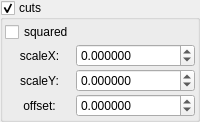
    <widget class="MyGroupBox" name="groupCheck_transf_function_enabledC_false">
     <property name="title">
      <string>cuts&amp;</string>
     </property>
     <property name="checkable">
      <bool>true</bool>
     </property>
     <layout class="QVBoxLayout" name="verticalLayout_10" stretch="0">
      <property name="spacing">
       <number>2</number>
      </property>
      <property name="leftMargin">
       <number>2</number>
      </property>
      <property name="topMargin">
       <number>2</number>
      </property>
      <property name="rightMargin">
       <number>2</number>
      </property>
      <property name="bottomMargin">
       <number>2</number>
      </property>
      <item>
       <layout class="QGridLayout" name="gridLayout_28" columnstretch="0,1">
        <item row="2" column="0">
         <widget class="QLabel" name="label_62">
          <property name="text">
           <string notr="true">scaleY:</string>
          </property>
          <property name="alignment">
           <set>Qt::AlignCenter</set>
          </property>
         </widget>
        </item>
        <item row="0" column="0">
         <widget class="MyCheckBox" name="checkBox_transf_function_enabledN_false">
          <property name="text">
           <string notr="true">squared</string>
          </property>
         </widget>
        </item>
        <item row="2" column="1">
         <widget class="MyDoubleSpinBox" name="spinbox_transf_scaleD_1">
          <property name="sizePolicy">
           <sizepolicy hsizetype="Minimum" vsizetype="Maximum">
            <horstretch>0</horstretch>
            <verstretch>0</verstretch>
           </sizepolicy>
          </property>
          <property name="prefix">
           <string/>
          </property>
          <property name="suffix">
           <string/>
          </property>
          <property name="decimals">
           <number>6</number>
          </property>
          <property name="minimum">
           <double>-99.000000000000000</double>
          </property>
          <property name="maximum">
           <double>99.000000000000000</double>
          </property>
          <property name="singleStep">
           <double>0.100000000000000</double>
          </property>
         </widget>
        </item>
        <item row="3" column="1">
         <widget class="MyDoubleSpinBox" name="spinbox_transf_offsetA_1">
          <property name="enabled">
           <bool>true</bool>
          </property>
          <property name="sizePolicy">
           <sizepolicy hsizetype="Minimum" vsizetype="Maximum">
            <horstretch>0</horstretch>
            <verstretch>0</verstretch>
           </sizepolicy>
          </property>
          <property name="font">
           <font>
            <weight>50</weight>
            <bold>false</bold>
           </font>
          </property>
          <property name="prefix">
           <string/>
          </property>
          <property name="suffix">
           <string/>
          </property>
          <property name="decimals">
           <number>6</number>
          </property>
          <property name="minimum">
           <double>-99.000000000000000</double>
          </property>
          <property name="maximum">
           <double>99.989999999999995</double>
          </property>
          <property name="singleStep">
           <double>0.010000000000000</double>
          </property>
         </widget>
        </item>
        <item row="1" column="1">
         <widget class="MyDoubleSpinBox" name="spinbox_transf_scaleC_1">
          <property name="sizePolicy">
           <sizepolicy hsizetype="Minimum" vsizetype="Maximum">
            <horstretch>0</horstretch>
            <verstretch>0</verstretch>
           </sizepolicy>
          </property>
          <property name="prefix">
           <string/>
          </property>
          <property name="suffix">
           <string/>
          </property>
          <property name="decimals">
           <number>6</number>
          </property>
          <property name="minimum">
           <double>-99.000000000000000</double>
          </property>
          <property name="maximum">
           <double>99.000000000000000</double>
          </property>
          <property name="singleStep">
           <double>0.100000000000000</double>
          </property>
         </widget>
        </item>
        <item row="3" column="0">
         <widget class="QLabel" name="label_69">
          <property name="text">
           <string notr="true">offset:</string>
          </property>
          <property name="alignment">
           <set>Qt::AlignCenter</set>
          </property>
         </widget>
        </item>
        <item row="1" column="0">
         <widget class="QLabel" name="label_72">
          <property name="text">
           <string notr="true">scaleX:</string>
          </property>
          <property name="alignment">
           <set>Qt::AlignCenter</set>
          </property>
         </widget>
        </item>
       </layout>
      </item>
     </layout>
    </widget>
